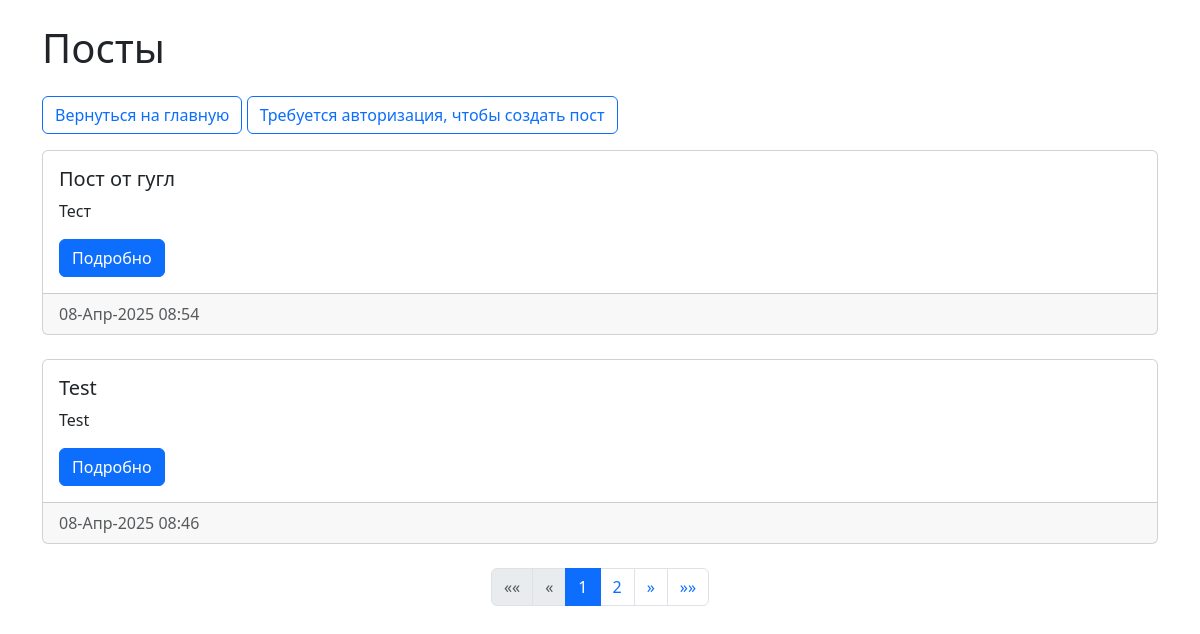
Before: /news/ with the older database file.
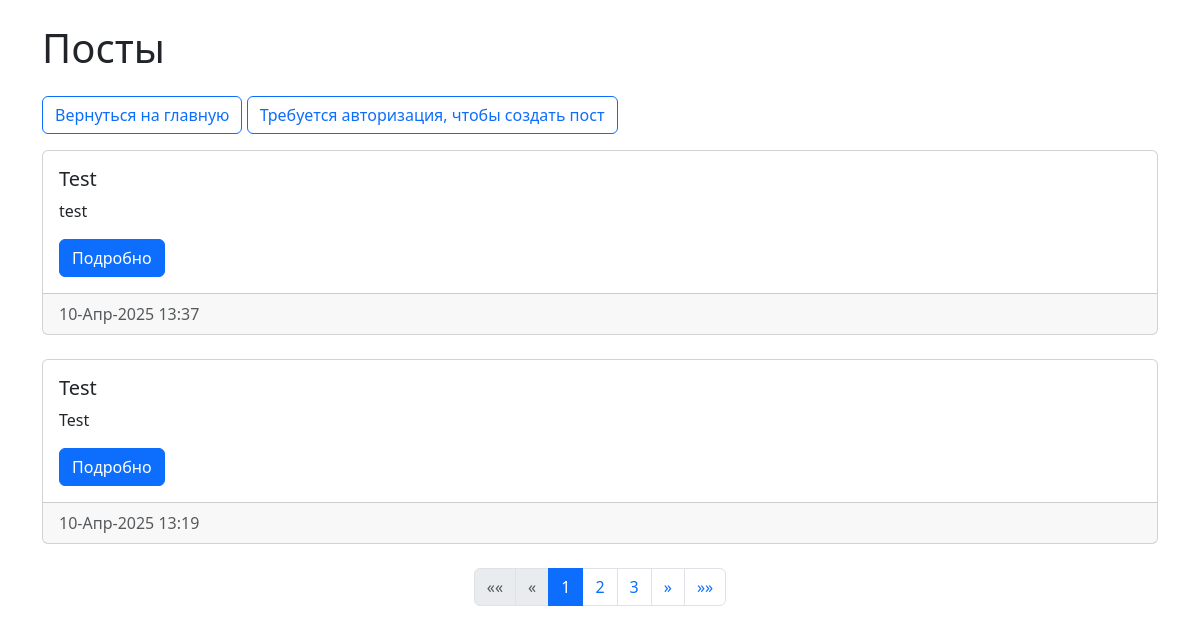
After: the same page with the newer database file.
### newapp/models.py (models this page shows, shortened)
class Post(models.Model):
    author = models.ForeignKey(
        Author,
        on_delete=models.CASCADE,
        verbose_name='Автор'
    )
    NEWS = 'NW'
    ARTICLE = 'AR'
    CATEGORY_CHOICES = (
        (NEWS, 'Новость'),
        (ARTICLE, 'Статья'),
    )
    CategoryType = models.CharField(
        max_length=2,
        choices=CATEGORY_CHOICES,
        default=ARTICLE,
        verbose_name='Тип поста'
    )
    dateCreation = models.DateTimeField(auto_now_add=True)
    categories = models.ManyToManyField(
        Category,
        through='PostCategory',
        verbose_name='Категории'
    )
    title = models.CharField(
        max_length=128,
        verbose_name='Заголовок'
    )
    text = models.TextField(verbose_name='Содержание')
    rating = models.SmallIntegerField(default=0, verbose_name='Рейтинг')
    is_sented = models.BooleanField(default=False)
    class Meta:
        verbose_name = 'Пост'
        verbose_name_plural = 'Посты'

### newapp/views.py (the view)
# urls.py: path('news/', news_list, name='post_list'),
def news_list(request):
    posts = Post.objects.all().order_by('-id')
    paginator = Paginator(posts, 2)
    page_number = request.GET.get('page')
    page_obj = paginator.get_page(page_number)
    context = {
        'page_obj': page_obj
    }
    return render(request, 'news/news.html', context)

### newapp/templatetags/custom_filters.py (called while the page is built)
def censor(value):
    for word in BAD_WORDS:
        value = re.sub(
            r'\b' + re.escape(word) + r'\b',
            '*' * len(word),
            value,
            flags=re.IGNORECASE)
    return value

### templates/news/news.html (shortened to what this page needs)
{% extends 'default.html' %}
{% load custom_filters %}
{% block content %}
<div class="container mt-4">
    <h1>Посты</h1>
    <a href="{% url 'home' %}" class="btn btn-outline-primary my-3">Вернуться на главную</a>
    {% if request.user.is_authenticated and request.user|has_group:"authors"%}
        <a href="{% url 'post_create' %}" class="btn btn-outline-primary my-3">Создать пост</a>
    {% elif not request.user.is_authenticated %}
        <a href="/accounts/" class="btn btn-outline-primary my-3">
            Требуется авторизация, чтобы создать пост
        </a>
    {% else %}
        <a href="/accounts/" class="btn btn-outline-primary my-3">
            Нужно быть автором, чтобы создать пост
        </a>
    {% endif %}
    <div class="row">
        {% for post in page_obj %}
            <div class="col-md-12 mb-4">
                <div class="card">
                    <div class="card-body ">
                        <h5 class="card-title">{{ post.title|censor }}</h5>
                        <p class="card-text">{{ post.text|truncatechars:51|censor }}</p>
                        <a href="{% url 'post_detail' post.id %}" class="btn btn-primary">Подробно</a>
                    </div>
                    <div class="card-footer text-muted">
                        {{ post.dateCreation|date:"d-M-Y H:i" }}
                    </div>
                </div>
            </div>
        {% empty %}
            <p>Нет новостей для отображения.</p>
        {% endfor %}
    </div>
    <nav aria-label="Page navigation">
        <ul class="pagination justify-content-center">
            {% if page_obj.has_previous %}
                <li class="page-item">
                    <a class="page-link" href="?page=1" aria-label="Первая">
                        <span aria-hidden="true">&laquo;&laquo;</span>
                    </a>
                </li>
                <li class="page-item">
                    <a class="page-link" href="?page={{ page_obj.previous_page_number }}" aria-label="Назад">
                        <span aria-hidden="true">&laquo;</span>
                    </a>
                </li>
            {% else %}
                <li class="page-item disabled"><span class="page-link">&laquo;&laquo;</span></li>
                <li class="page-item disabled"><span class="page-link">&laquo;</span></li>
            {% endif %}
            {% for num in page_obj.paginator.page_range %}
                {% if num == 1 or num == page_obj.paginator.num_pages %}
                    <li class="page-item {% if page_obj.number == num %}active{% endif %}">
                        <a class="page-link" href="?page={{ num }}">{{ num }}</a>
                    </li>
                {% elif num > page_obj.number|add:'-2' and num < page_obj.number|add:'2' %}
                    <li class="page-item {% if page_obj.number == num %}active{% endif %}">
                        <a class="page-link" href="?page={{ num }}">{{ num }}</a>
                    </li>
                {% elif num == page_obj.number|add:'-2' or num == page_obj.number|add:'2' %}
                    <li class="page-item disabled"><span class="page-link">...</span></li>
                {% endif %}
            {% endfor %}
            {% if page_obj.has_next %}
                <li class="page-item">
                    <a class="page-link" href="?page={{ page_obj.next_page_number }}" aria-label="Вперёд">
                        <span aria-hidden="true">&raquo;</span>
                    </a>
                </li>
                <li class="page-item">
                    <a class="page-link" href="?page={{ page_obj.paginator.num_pages }}" aria-label="Последняя">
                        <span aria-hidden="true">&raquo;&raquo;</span>
                    </a>
                </li>
            {% else %}
                <li class="page-item disabled"><span class="page-link">&raquo;</span></li>
                <li class="page-item disabled"><span class="page-link">&raquo;&raquo;</span></li>
            {% endif %}
        </ul>
    </nav>
</div>
{% endblock %}

Changed rows visible on the page:
removed Post: title|censor "Пост от гугл", text|censor "Тест", dateCreation "08-Апр-2025 08:54"
no longer on this page (row edited): Post: title|censor "Test", text|censor "Test", dateCreation "08-Апр-2025 08:46"
added Post: title|censor "Test", text|censor "test", dateCreation "10-Апр-2025 13:37"
added Post: title|censor "Test", text|censor "Test", dateCreation "10-Апр-2025 13:19"
Other visible differences:
list line gone: "2"
new list line: "2"
new list line: "3"
